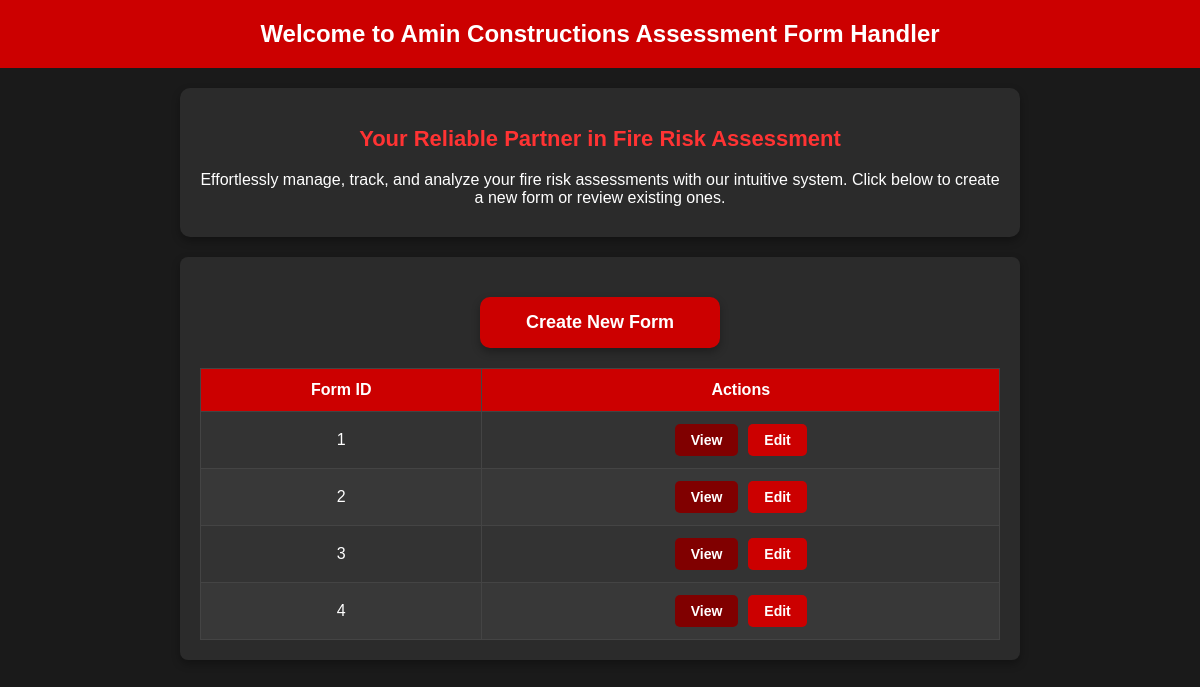
Page / (signed in) on the earlier database version.
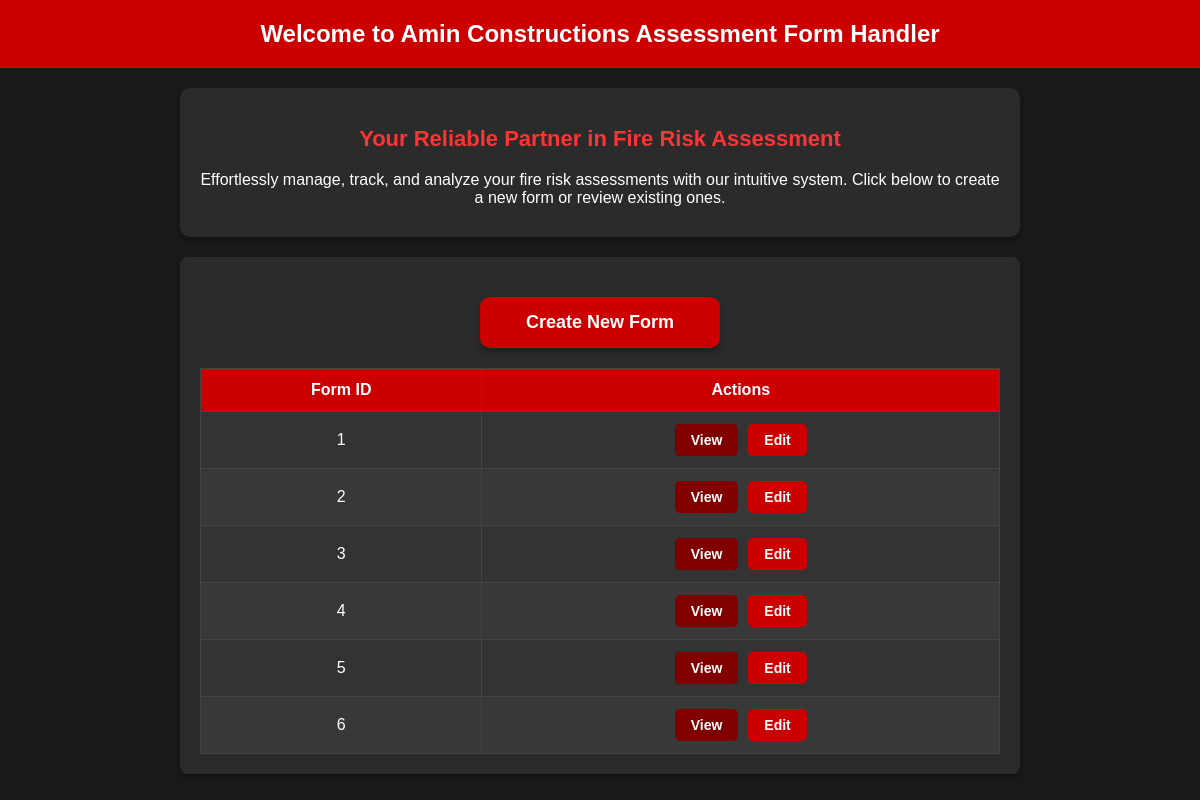
Same page on the later database version.
### POC2/app.py (models this page shows)
class Form(db.Model):
    id = db.Column(db.Integer, primary_key=True)
    form_id = db.Column(db.String(50), unique=True, nullable=False)
    form_type = db.Column(db.String(20), nullable=False)  # new column to store form type

### POC2/app.py (the view)
@app.route('/')
@login_required
def index():
    forms = Form.query.all()
    return render_template('index.html', forms=forms)

### POC2/app.py (called while the page is built)
def login_required(f):
    @wraps(f)
    def decorated_function(*args, **kwargs):
        if 'user_id' not in session:
            return redirect(url_for('login'))
        return f(*args, **kwargs)
    return decorated_function

### POC2/templates/index.html (shortened to what this page needs)
<!DOCTYPE html>
<html>
<head>
</head>
<body>
    <header>Welcome to Amin Constructions Assessment Form Handler</header>
    <div class="welcome-section">
        <h2>Your Reliable Partner in Fire Risk Assessment</h2>
        <p>Effortlessly manage, track, and analyze your fire risk assessments with our intuitive system.
        Click below to create a new form or review existing ones.</p>
    </div>
    <div class="form-list">
        <a href="{{ url_for('create_form') }}" class="create-form">Create New Form</a>
        <table>
            <thead>
                <tr>
                    <th>Form ID</th>
                    <th>Actions</th>
                </tr>
            </thead>
            <tbody>
                {% for form in forms %}
                <tr>
                    <td>{{ form.form_id }}</td>
                    <td>
                        <div class="action-buttons">
                            <a href="{{ url_for('view_form', form_id=form.form_id) }}" class="view-button">View</a>
                            <a href="{{ url_for('edit_form', form_id=form.form_id) }}" class="edit-button">Edit</a>
                        </div>
                    </td>
                </tr>
                {% endfor %}
            </tbody>
        </table>
    </div>
</body>
</html>

### POC2/templates/index.html (style rules this page uses)
body { font-family: Arial, sans-serif; background-color: #1a1a1a; color: #ffffff; margin: 0; padding: 0; }
header { background-color: #cc0000; color: white; padding: 20px; text-align: center; font-size: 24px; font-weight: bold; }
.welcome-section { background-color: #2b2b2b; color: #ffffff; text-align: center; padding: 20px; margin: 20px auto; max-width: 800px; border-radius: 10px; box-shadow: 0 4px 8px rgba(0, 0, 0, 0.3); }
.welcome-section h2 { font-size: 22px; font-weight: bold; color: #ff3333; }
.welcome-section p { font-size: 16px; margin: 10px 0; color: #ffffff; }
.form-list { max-width: 800px; margin: 20px auto; padding: 20px; background-color: #2b2b2b; border-radius: 8px; box-shadow: 0 4px 8px rgba(0, 0, 0, 0.3); }
.create-form { display: block; width: 200px; text-align: center; margin: 20px auto; padding: 15px 20px; font-size: 18px; font-weight: bold; background-color: #cc0000; color: white; text-decoration: none; border-radius: 10px; transition: background-color 0.3s ease, transform 0.3s ease; box-shadow: 0 4px 8px rgba(0, 0, 0, 0.3); }
table { width: 100%; border-collapse: collapse; margin-top: 20px; }
table th, table td { border: 1px solid #444; padding: 12px; text-align: center; font-size: 16px; }
table th { background-color: #cc0000; color: white; font-weight: bold; }
table tr { background-color: #333; }
table tr:nth-child(even) { background-color: #383838; }
.action-buttons { display: flex; justify-content: center; gap: 10px; }
.view-button, .edit-button { text-decoration: none; padding: 8px 16px; font-size: 14px; font-weight: bold; border-radius: 5px; color: white; transition: background-color 0.3s ease, transform 0.3s ease; }
.view-button { background-color: #800000; }
.edit-button { background-color: #cc0000; }

Differences in the rows shown:
added Form: form_id "5"
added Form: form_id "6"
